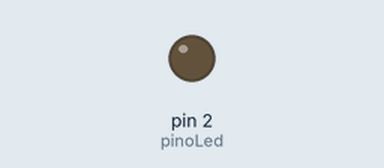
Simulated run of this sketch. Board: Arduino Uno, built with avr-gcc and run on an emulated ATmega328P. Parts: output pins drawn as LEDs (lit = HIGH).

Above: at 1.0 s.
At 24.1 s:
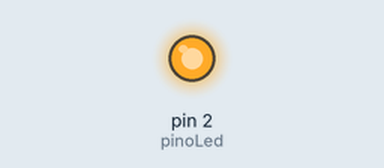
Timing chart, 0 to 24.9 s (numbered marks = the images above):
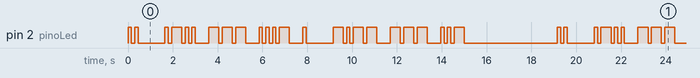

The sketch:

I_love_you_morse.ino
```cpp
int pinoLed = 2;

// Padrão universal código morse (peguei da wiki)
int tempoPonto = 150;       // ponto
int tempoTraco = 450;       // 3x ponto
int espacoLetra = 450;      // 3x o ponto
int espacoPalavra = 1050;   // 7x o ponto

void setup() {
  pinMode(2, OUTPUT);
}

void ponto() {
  digitalWrite(pinoLed, HIGH);
  delay(tempoPonto);
  digitalWrite(pinoLed, LOW);
  delay(tempoPonto);
}

void traco() {
  digitalWrite(pinoLed, HIGH);
  delay(tempoTraco);
  digitalWrite(pinoLed, LOW);
  delay(tempoPonto);
}

void loop() {
  //I
  ponto();ponto();
  delay(espacoPalavra);

  //LOVE
  ponto();traco();ponto();ponto();
  delay(espacoLetra);
  traco();traco();traco();
  delay(espacoLetra);
  ponto();ponto();ponto();traco();
  delay(espacoLetra);
  ponto();
  delay(espacoPalavra);

  //YOU
  traco();ponto();traco();traco();
  delay(espacoLetra);
  traco();traco();traco();
  delay(espacoLetra);
  ponto();ponto();traco();
  delay(4000);
  }
```

Measured:
- by itself, pin 2 (pinoLed): moves between LOW and HIGH, repeating every 19.2 s
- by itself, everything shown: repeats every 19.2 s, in 48 steps
